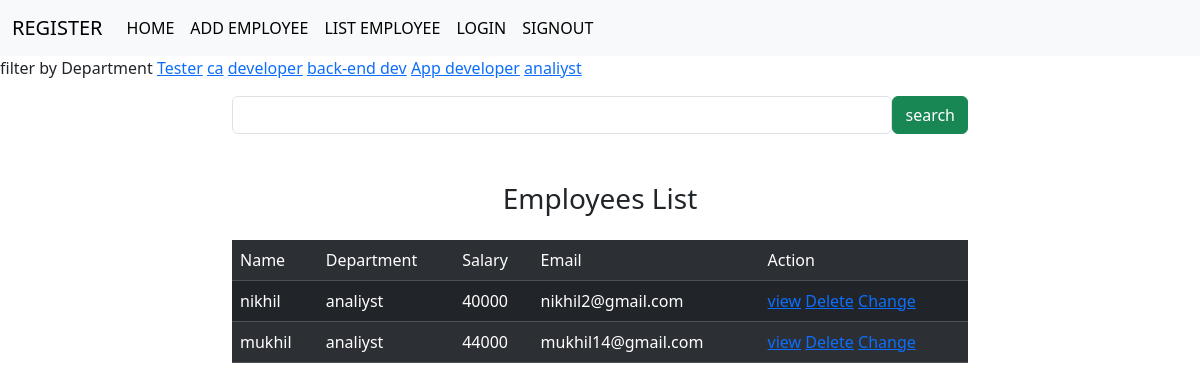
The page /employee/all?department=analiyst (signed in) on the database its author committed.
### crm/models.py (models this page shows, shortened)
class Employee(models.Model):
    name=models.CharField(max_length=100)
    age=models.PositiveIntegerField()
    email=models.EmailField(unique=True)
    contact=models.CharField(max_length=10,null=True)
    department=models.CharField(max_length=100)
    salary=models.PositiveIntegerField()
    profile_pic=models.ImageField(upload_to="images",null=True,blank=True)
    dob=models.DateField(null=True,blank=True)

### crm/views.py (the view, shortened to what this page needs)
# urls.py: path("employee/all",views.EmployeeListView.as_view(),name="emp-all"),
@method_decorator(signin_required,name="dispatch")
class EmployeeListView(View):
    def get(self,request,*args, **kwargs):
        qs=Employee.objects.all()
        department=Employee.objects.all().values_list("department",flat=True).distinct()
        print(department)
        if "department" in request.GET:
            dept=request.GET.get("department")
            qs=qs.filter(department__iexact=dept)
        return render(request,"emp_list.html",{"data":qs,"department":department})

### crm/views.py (called while the page is built)
def signin_required(fn):
    def wrapper(request,*args, **kwargs):
        if not request.user.is_authenticated:
            messages.error(request,"Invalid Session")
            return redirect("signin")
        else:
            return fn(request,*args,**kwargs)
    return wrapper

### crm/templates/emp_list.html (shortened to what this page needs)
{%extends 'base.html'%}
{%block body_block%}
<div>
    filter by Department
    {%for dep in department%}
        <a href="{%url 'emp-all'%}?department={{dep}}">{{dep}}</a>
    {%endfor%}
</div>
<div class="container mt-3">
    <div class="row">
        <div class="col-2"></div>
        <div class="col-8">
            <form action="" method="post">
                <div class="d-flex">
                   <input type="text" name="box" class="form-control">
                   <button type="submit" class="btn btn-success">search</button>
                </div>
            </form>
        </div>
        <div class="col-2"></div>
    </div>
</div>
<div class="container mt-5">
    <h3 class="text-center">Employees List</h3>
    <div class="row">
        <div class="col-2"></div>
        <div class="col-8">
            <table class="table table-dark table-striped  caption-top">
              <caption></caption>
                <tr>
                    <td>Name</td>
                    <td>Department</td>
                    <td>Salary</td>
                    <td>Email</td>
                    <td>Action</td>
                </tr>
                {%for emp in data%}
                <tr>
                    <td>{{emp.name}}</td>
                    <td>{{emp.department}}</td>
                    <td>{{emp.salary}}</td>
                    <td>{{emp.email}}</td>
                    <td>
                        <a href="{%url 'emp-detail' emp.id%}">view</a>
                        <a href="{%url 'emp-delete' emp.id%}">Delete</a>
                        <a href="{%url 'emp-edit' emp.id%}">Change</a>
                    </td>
                </tr>
                {%endfor%}
            </table>
        </div>
        <div class="col-2"></div>
    </div>
</div>
{%endblock%}

### rows shown on the page
Employee: name "nikhil", department "analiyst", salary "40000", email "nikhil2@gmail.com"
Employee: name "mukhil", department "analiyst", salary "44000", email "mukhil14@gmail.com"

### other values the page prints
{{ dep }} "Tester" "ca" "developer" "back-end dev" "App developer" "analiyst"
